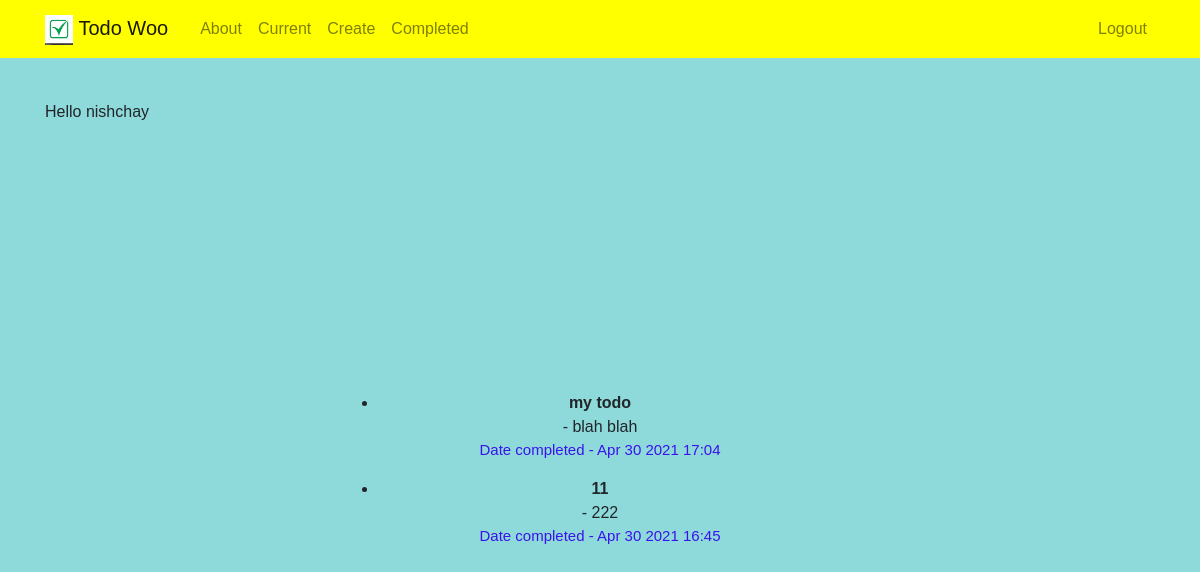
Screenshot of /completedtodos/ (signed in) with the database file from the repository.
### todo/models.py (models this page shows, shortened)
class Todo(models.Model):
    title = models.CharField(max_length=100)
    memo = models.TextField(blank=True)
    important = models.BooleanField(default=False)
    created = models.DateTimeField(auto_now_add=True)
    datecompleted = models.DateTimeField(null=True,blank=True)
    user = models.ForeignKey(User,on_delete = models.CASCADE)

### todo/views.py (the view)
# urls.py: path('completedtodos/',views.completedtodos,name = 'completedtodos'),
@login_required
def completedtodos(request):
    todos = Todo.objects.filter(user=request.user,datecompleted__isnull = False).order_by('-datecompleted')          # select the todo list of user logged in.
    return render(request,'todo/completedtodos.html', {'todos':todos})

### todo/templates/todo/completedtodos.html (shortened to what this page needs)
{% extends 'todo/base.html' %}
{% block content %}
<div style="margin-top: 100px;">
        <div class="welcome-text">
            {% for  todo in todos %}
                <ul>
                        <li>{% if todo.important %}<b>{% endif %} {{ todo.title }}  {% if todo.important %} </b> {% endif %} </li>
                        {% if todo.important %} - {{ todo.memo }} {% endif %}
                        <br>
                        <p style="color:rgb(58, 18, 235);">Date completed   -   {{ todo.datecompleted|date:'M j Y H:i' }}</p>
                </ul>
            {% endfor %}
        </div>
</div>
{% endblock %}

### todo/templates/todo/base.html (shortened to what this page needs)
<!doctype html>
<html lang="en">
<head>
  {% load static %}
  <link rel="stylesheet" href="https://cdn.jsdelivr.net/npm/bootstrap@4.6.0/dist/css/bootstrap.min.css"
>
  <link rel="stylesheet" href="{% static 'todo/custom.css' %}">
</head>
<body>
  <div class="container mr-auto" ">
    <nav class=" navbar navbar-expand-md navbar-light bg-steel fixed-top" style="background-color: yellow;">
    <div class="container">
      <a class="navbar-brand mr-4" href="{% url 'home' %}"><img src="{% static 'todo/img.jpg' %}" height="30px"> Todo
        Woo</a>
      <div class="collapse navbar-collapse" id="navbarToggle">
        <div class="navbar-nav mr-auto">
          <a class="nav-item nav-link" href="{% url 'about' %}">About</a>
          {% if user.is_authenticated %}
          <a class="nav-item nav-link" href="{% url 'current' %}">Current</a>
          <a class="nav-item nav-link" href="{% url 'createtodo' %}">Create</a>
          <a class="nav-item nav-link" href="{% url 'completedtodos' %}">Completed</a>
          {% endif %}
        </div>
        <div class="navbar-nav">
          {% if user.is_authenticated %}
          <a class="nav-item nav-link" href="{% url 'logoutuser' %}">Logout</a>
          {% else %}
          <a class="nav-item nav-link" href="{% url 'loginuser' %}">Login</a>
          <a class="nav-item nav-link" href="{% url 'signupuser' %}">SignUp</a>
          {% endif %}
        </div>
      </div>
    </div>
    </nav>
  </div>
  <div class="container">
    <div style="margin-top: 100px;">
      {% if user.is_authenticated %}
      Hello {{ user.username}} <br>
      {% endif %}
    </div>
    {% block content %}
    {% endblock %}
  </div>
</body>
</html>

### todo/static/todo/custom.css (style rules this page uses)
body { background-color: rgb(142, 218, 218); }
* { margin: 0; padding: 0; }
body { font-family: 'Poppins', sans-serif; }
.welcome-text { position: relative; margin: 15% 30%; padding: 100px 0; text-align: center; background-position: center; }
.welcome-text p { text-align: center; color: #fff; text-transform: absolute; font-size: 15px; }

### rows the page displays
Todo: title "my todo", memo "blah blah", datecompleted "Apr 30 2021 17:04"
Todo: title "11", memo "222", datecompleted "Apr 30 2021 16:45"

### other values shown
{{ user.username }} "nishchay"
